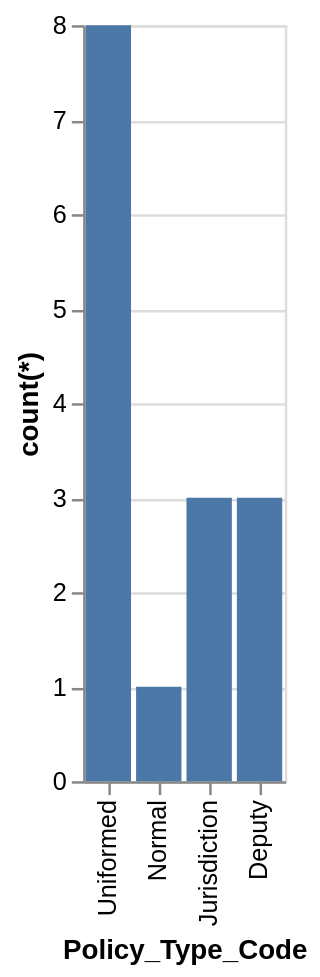

Write a Vega-Lite specification for this figure.
### Vega-Lite specification from a JSON file in a GitHub repository (floating-point values rounded to 4 significant figures)
{"data": {"values": [{"x_data": "Deputy", "y_data": 3}, {"x_data": "Jurisdiction", "y_data": 3}, {"x_data": "Normal", "y_data": 1}, {"x_data": "Uniformed", "y_data": 8}]}, "mark": "bar", "encoding": {"x": {"field": "x_data", "type": "nominal", "title": "Policy_Type_Code", "sort": "descending"}, "y": {"field": "y_data", "type": "quantitative", "title": "count(*)"}}}
